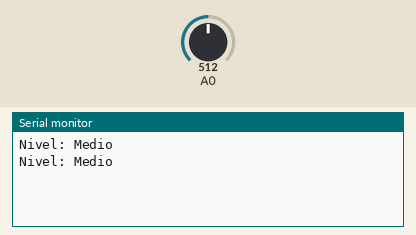
The sketch below on a simulated Arduino Uno, built with avr-gcc and run on an emulated ATmega328P. Shown: the last lines printed to the serial monitor. Inputs (shaded band) come from the test bench; at power-on: A0 = 512.

Above: at 1.8 s.
1.9 s: A0 set to 358
At 2.7 s:
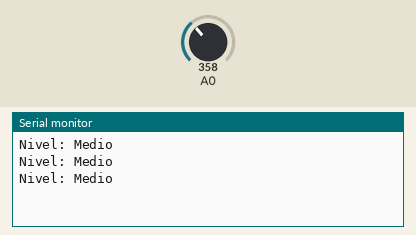
3.4 s: A0 set to 324
At 4.8 s:
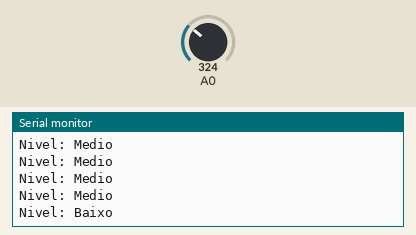

The sketch:

exercicio8.ino
```cpp
int valorNivel;
void setup() {
  Serial.begin(9600);
}

void loop() {
  valorNivel = analogRead(A0);

  if (valorNivel < 341) {
    Serial.println("Nivel: Baixo");
  } else if (valorNivel < 682) {
    Serial.println("Nivel: Medio");
  } else {
    Serial.println("Nivel: Alto");
  }

  delay(1000);
}
```

Measured:
- the behaviour switches between 341 and 340 on A0 (found by bisection; images 1 and 2)
- after the input at 3.4 s, the serial monitor: prints a new line after 0.60 s (image 2)
